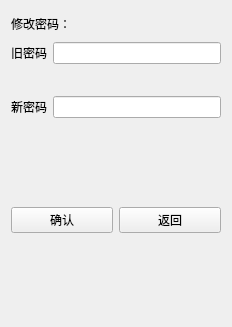
<?xml version="1.0" encoding="UTF-8"?>
<ui version="4.0">
 <class>UiStuModfiy</class>
 <widget class="QWidget" name="UiStuModfiy">
  <property name="geometry">
   <rect>
    <x>0</x>
    <y>0</y>
    <width>232</width>
    <height>327</height>
   </rect>
  </property>
  <property name="windowTitle">
   <string>Form</string>
  </property>
  <layout class="QVBoxLayout" name="verticalLayout">
   <item>
    <layout class="QHBoxLayout" name="horizontalLayout_2">
     <property name="topMargin">
      <number>0</number>
     </property>
     <item>
      <widget class="QLabel" name="label">
       <property name="minimumSize">
        <size>
         <width>0</width>
         <height>25</height>
        </size>
       </property>
       <property name="text">
        <string>修改密码：</string>
       </property>
      </widget>
     </item>
    </layout>
   </item>
   <item>
    <layout class="QFormLayout" name="formLayout">
     <item row="0" column="0">
      <widget class="QLabel" name="Label">
       <property name="text">
        <string>旧密码</string>
       </property>
      </widget>
     </item>
     <item row="0" column="1">
      <widget class="QLineEdit" name="LineEdit"/>
     </item>
     <item row="2" column="0">
      <widget class="QLabel" name="Label_2">
       <property name="text">
        <string>新密码</string>
       </property>
      </widget>
     </item>
     <item row="2" column="1">
      <widget class="QLineEdit" name="LineEdit_2"/>
     </item>
     <item row="1" column="1">
      <spacer name="verticalSpacer_3">
       <property name="orientation">
        <enum>Qt::Orientation::Vertical</enum>
       </property>
       <property name="sizeType">
        <enum>QSizePolicy::Policy::Maximum</enum>
       </property>
       <property name="sizeHint" stdset="0">
        <size>
         <width>20</width>
         <height>20</height>
        </size>
       </property>
      </spacer>
     </item>
    </layout>
   </item>
   <item>
    <spacer name="verticalSpacer_2">
     <property name="orientation">
      <enum>Qt::Orientation::Vertical</enum>
     </property>
     <property name="sizeHint" stdset="0">
      <size>
       <width>20</width>
       <height>40</height>
      </size>
     </property>
    </spacer>
   </item>
   <item>
    <layout class="QHBoxLayout" name="horizontalLayout">
     <property name="topMargin">
      <number>0</number>
     </property>
     <item>
      <widget class="QPushButton" name="pushButton">
       <property name="minimumSize">
        <size>
         <width>0</width>
         <height>25</height>
        </size>
       </property>
       <property name="text">
        <string>确认</string>
       </property>
      </widget>
     </item>
     <item>
      <widget class="QPushButton" name="pushButton_2">
       <property name="minimumSize">
        <size>
         <width>0</width>
         <height>25</height>
        </size>
       </property>
       <property name="text">
        <string>返回</string>
       </property>
      </widget>
     </item>
    </layout>
   </item>
   <item>
    <spacer name="verticalSpacer">
     <property name="orientation">
      <enum>Qt::Orientation::Vertical</enum>
     </property>
     <property name="sizeHint" stdset="0">
      <size>
       <width>20</width>
       <height>40</height>
      </size>
     </property>
    </spacer>
   </item>
  </layout>
 </widget>
 <resources/>
 <connections/>
</ui>
